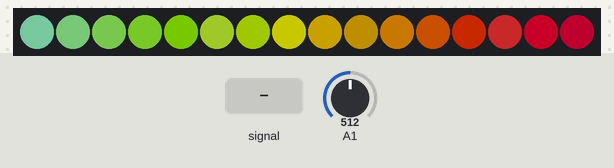
The sketch below on a simulated ATtiny85, built with avr-gcc and run on an emulated ATtiny85. On the bench: 16 RGB LEDs in strip order, left to right. The inputs (shaded band) are chosen by the test bench; at power-on: A1 = 512. Dim RGB values are drawn brighter than linear.

Above: at 1.01 s.
2.3 s: A1 fed a 2 Hz sine of ±306 counts around its level
At 2.38 s:
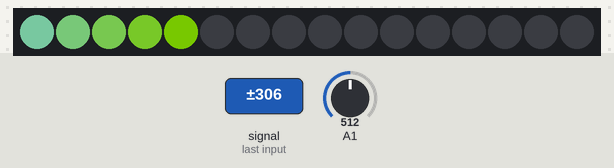
At 2.74 s:
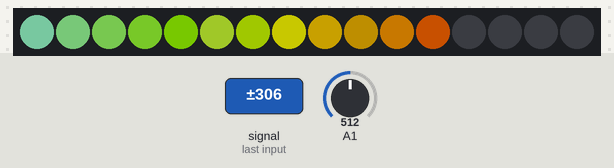
3.9 s: A1 set to 716
At 5.1 s:
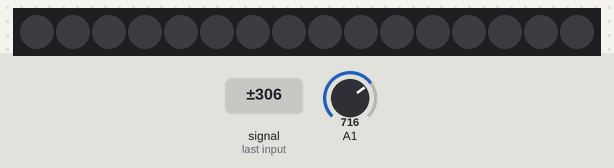
Timing chart, 0 to 6.9 s (numbered marks = the images above; inputs shaded):
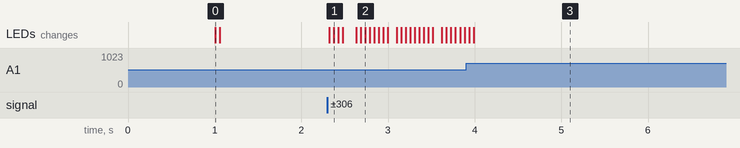

The sketch:

eTextile_cravate.ino
```cpp
#include <elapsedMillis.h>
#include <Adafruit_NeoPixel.h>

elapsedMillis countMillis;

const int DATA_PIN = 4;   // P4 on the Digispark-ATTiny85
const int MIC_PIN = 1;    // P2 on the Digispark-ATTiny85
const int NUMPIXELS = 16; //

Adafruit_NeoPixel strip = Adafruit_NeoPixel(NUMPIXELS, DATA_PIN, NEO_GRB + NEO_KHZ800);

uint32_t myColors[] = {
  0x99FFCC, 0x99FF99, 0x99FF66, 0x99FF33, 0x99FF00, 0xCCFF33, 0xCCFF00, 0xFFFF00, 0xFFCC00, 0xCC9900, 0xFF9900, 0xFF6600, 0xFF3300, 0xFF3333, 0xFF0033, 0xCC0033
};

const int SAMPLE_WINDOW = 50; // Sample window width in mS (50 mS = 20Hz)
unsigned int sample;

const int THRESHOLD = 30;    // Threshold
unsigned int peakToPeak = 0;  // peak-to-peak level

int maxVal = 0;

void setup() {

  strip.begin(); // This initializes the NeoPixel library
  strip.setBrightness(100); // 1/3 brightness

  for (int i = 0; i < NUMPIXELS; i++) {
    strip.setPixelColor(i, 255); // set the color
  }
  strip.show();
  delay(1000);
}

void loop() {

  unsigned int signalMax = 0;
  unsigned int signalMin = 1024;

  // collect data for 50 ms
  while (countMillis < SAMPLE_WINDOW) {

    sample = analogRead(MIC_PIN);

    if (sample > signalMax) {
      signalMax = sample;  // save just the max levels
    }
    else if (sample < signalMin) {
      signalMin = sample;  // save just the min levels
    }
  }

  peakToPeak = signalMax - signalMin;  // max - min = peak-peak amplitude

  peakToPeak = map(peakToPeak, 0, 200, 0, NUMPIXELS); // Diminuer la valeur 200 pour plus de sensibilité
  peakToPeak = constrain(peakToPeak, 0, NUMPIXELS);

  for (int i = 0; i < peakToPeak; i++) {
    strip.setPixelColor(i, myColors[i]); // set the color
  }
  for (int i = peakToPeak; i < NUMPIXELS; i++) {
    strip.setPixelColor(i, 0); // set the color
  }
  strip.show();

  countMillis = 0;
}
```

Measured:
- after the input at 2.3 s, the LEDs: first change at once (image 1 shows a later state)
